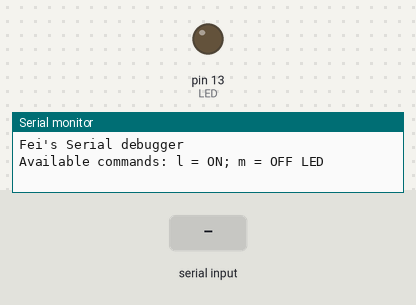
The sketch below on a simulated Arduino Uno, built with avr-gcc and run on an emulated ATmega328P. Shown: output pins drawn as LEDs (lit = HIGH), the last lines printed to the serial monitor. Inputs (shaded band) come from the test bench.

Above: at 1.2 s.
1.3 s: "l" received over Serial
At 2.5 s:
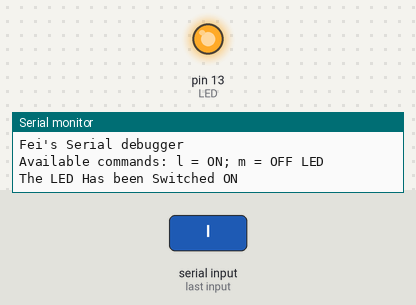
2.8 s: "m" received over Serial
At 3.6 s:
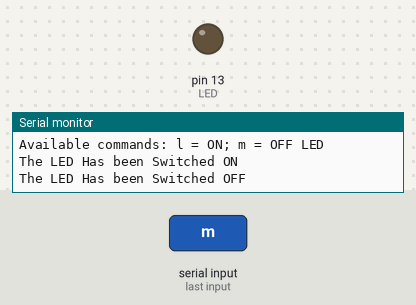
Timing chart, 0 to 5.8 s (numbered marks = the images above; inputs shaded):
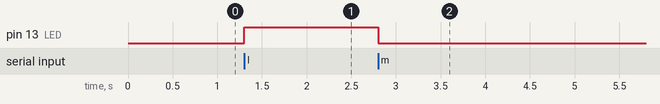

The sketch:

Arduino_code.ino
```cpp
// (licence header left out)
const int LED = 13;      // the LED pin

void setup()
{
  // initialize the serial communication, make sure it matched with the Baud rate on the server.py code:
  Serial.begin(9600);

   // prints title with ending line break
  Serial.println("Fei's Serial debugger");

  Serial.println("Available commands: l = ON; m = OFF LED");
  // initialize the output pins:
  pinMode(LED, OUTPUT);

}


void loop() {
  char c;

  c = Serial.read();


  switch(c){
    //the character code matches what is sent from the server.py code
    case 'l' :
      digitalWrite(LED, HIGH);
      Serial.println("The LED Has been Switched ON"); //for debug


      break;
    case 'm':
      digitalWrite(LED, LOW);
      Serial.println("The LED Has been Switched OFF"); //for debug

      break;

  }
}
```

Measured:
- after the input at 1.3 s, pin 13 (LED): LOW → HIGH at once
- after the input at 2.8 s, pin 13 (LED): HIGH → LOW at once
